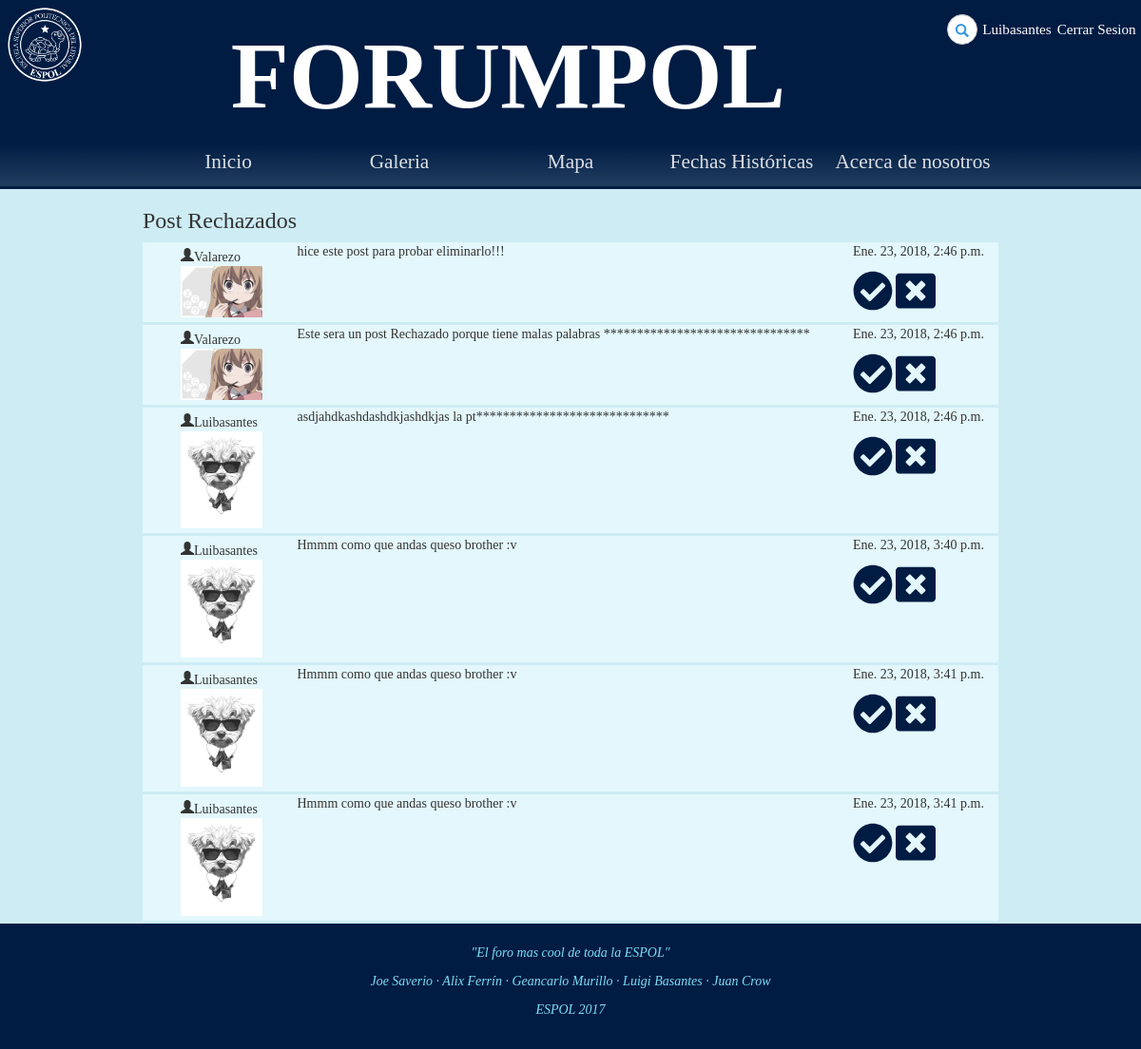
Before: /foro/anuncios/rechazados/ (signed in) with the older database file.
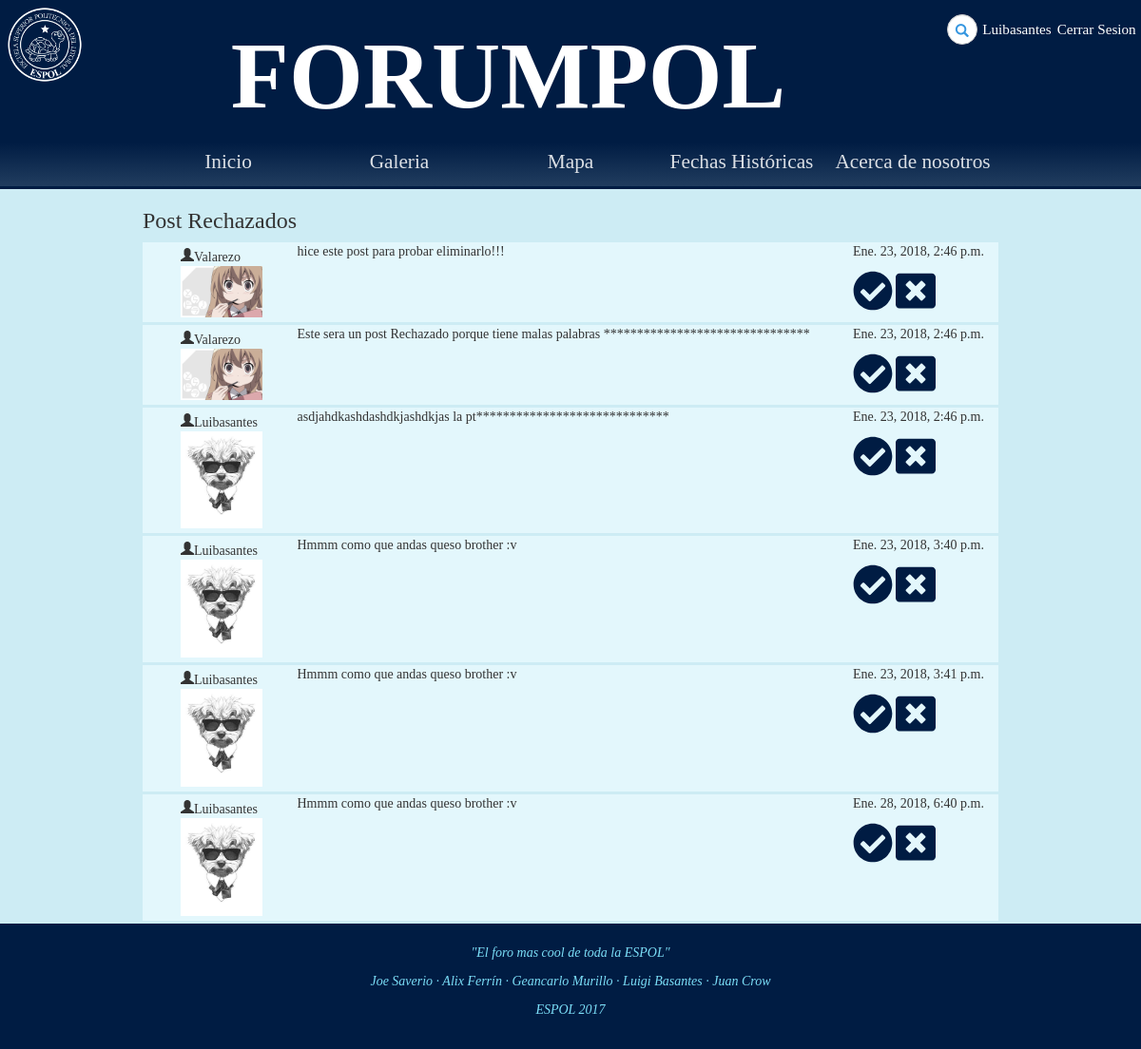
After: the same page with the newer database file.
### Foro/models.py (models this page shows, shortened)
class Post(models.Model):
	reply_to = models.ForeignKey('self',blank=True, null=True,on_delete=models.SET_NULL)
	content = models.TextField(max_length=500, default='')
	image = models.ImageField(upload_to=upload_location, blank=True,null=True)
	owner = models.ForeignKey(User,null=True,on_delete=models.SET_NULL)
	date = models.DateTimeField(auto_now=True)
	aprobado = models.NullBooleanField(default=None,null=True)

### accounts/models.py (models this page shows, shortened)
class UserProfile(models.Model):
	user = models.OneToOneField(User,on_delete=models.CASCADE)
	city = models.CharField(max_length=25, default='')
	website = models.URLField(default='')
	phone = models.IntegerField(default=0)
	image = models.ImageField(upload_to= upload_location, blank=True)
	moderador = models.BooleanField(default=False)

### Foro/views.py (the view)
# urls.py: url(r'anuncios/rechazados/$', login_required(views.rechazar_post), name='rechazar_post'),
def rechazar_post(request):
	username = request.user
	if not (username.userprofile.moderador or username.is_staff):
		return PermissionDenied
	posts = Post.objects.filter(aprobado=False)
	if len(posts) > 0:
		return render(request, "Foro/aprobar.html", {'usuario':username,'posts':posts, 'titulo':"Post Rechazados"})
	else:
		return render(request, "Foro/aprobar.html", {'usuario': username, 'titulo': "No hay Post Rechazados"})

### Foro/templates/Foro/aprobar.html (shortened to what this page needs)
{% extends 'Foro/base.html' %}
{% load static from staticfiles %}
{% block estilo %}<link rel="stylesheet" type="text/css" href="{% static 'css/hilo.css' %}">{% endblock %}
{% block body %}
    <div id="hilo" class="col-9">
        <h3 class="post-topic">{{ titulo }} </h3>
        {% for post in posts %}
            <div class="container-fluid rep">
                <div class="poster">
                    <div class="poster-info">
                        <span class="glyphicon glyphicon-user">{{post.owner.username}}</span>
                        {% if post.owner.userprofile.image %}
                            <a href="{{post.owner.userprofile.image.url}}"><img  src="{{post.owner.userprofile.image.url}}"  width=500 alt="ImagenResputa"></a>
                        {% endif %}
                    </div>
                </div>
                <div class="post-area">
                    <p>{{post.content}}</p>
                </div>
                <div class="post-num">
                    <p>{{post.date}}</p>
					<a id="{{ post.pk }}"  href="{% url 'foro:aprobado' post.id 1%}" role="button"><i class="fas fa-check-circle fa-3x icon" ></i></a>
					<a id="{{ post.pk }}"  href="{% url 'foro:aprobado' post.id 0%}" role="button"><i class="fas fa-window-close fa-3x icon"></i></a>
                </div>
            </div>
        {% endfor %}
    </div>
{% endblock %}

### Foro/templates/Foro/base.html (shortened to what this page needs)
<!DOCTYPE html>
<html>
	<head>
        {% load staticfiles %}
		<link rel="stylesheet" type="text/css" href="{% static 'css/bootstrap.css' %}">
		<link rel="stylesheet" type="text/css" href="{% static 'css/estilo.css' %}">
		{% block estilo %}{% endblock %}
	</head>
	<body>
		<div id="cabecera" class="col-12">
			<span class="logo col-1"><img class ="imagen" src="{% static 'images/espol.png' %}" alt="icono"></span>
			<h2 class = 'col-9'>FORUMPOL</h2>
			<div id="header-opts" class="col-4">
				<div id="buscar" class="col-6">
					<form action="search" class="search-form">
					    <div class="form-group has-feedback">
					        <input type="text" class="form-control" name="search" id="search" placeholder="Buscar...">
					        <span class="glyphicon glyphicon-search form-control-feedback"></span>
					    </div>
					</form>
				</div>
				<h4 class="col-3 user"><a href="{% url 'accounts:view_profile' user.id%}">{{ user }}</a></h4>
				<h4 class="col-3 log"><a href="{% url 'accounts:log_out' %}">Cerrar Sesion</a></h4>
			</div>
		</div>
		<nav id="navegation-bar" class="col-12">
			<ul id="menu">
				<li class="elemento-opcion"><a href="{% url 'foro:index' %}">Inicio</a></li>
				<li class="elemento-opcion"><a href="{% url 'foro:galeria' %}">Galeria</a></li>
				<li class="elemento-opcion"><a href="{% url 'foro:mapa' %}">Mapa</a></li>
				<li class="elemento-opcion"><a href="{% url 'foro:timeline' %}">Fechas Históricas</a></li>
				<li class="elemento-opcion"><a href="{% url 'foro:acerca_de' %}">Acerca de nosotros</a></li>
			</ul>
		</nav>
        {% block body %}
        {% endblock %}
		<footer>
			<p><i>"El foro mas cool de toda la ESPOL"</i></p>
			<p><i>Joe Saverio · Alix Ferrín · Geancarlo Murillo · Luigi Basantes · Juan Crow</i></p>
			<p><i>ESPOL 2017</i></p>
		</footer>
	</body>
</html>

### Foro/static/css/estilo.css (style rules this page uses)
* { box-sizing: border-box; font-family: "Libre Baskerville"; }
.col-1 { width: 8.33%; }
.col-3 { width: 25%; }
.col-4 { width: 33.33%; }
.col-6 { width: 50%; }
.col-9 { width: 75%; }
.col-12 { width: 100%; }
#cabecera { background-color: #001C43; margin: 0px; overflow: hidden; display: flex; padding: 5px; }
#cabecera h4 a { font-family: "Libre Baskerville"; }
body { top: -20px; bottom: -20px; background-color: white; background-size:cover; height: 100%; background-color: rgb(205, 236, 244); font-family: "Libre Baskerville"; }
#cabecera h2 { margin-top: 20px; font-size: 100px; color: white; text-align: center; font-weight: bold; font-family: "Libre Baskerville"; padding-left: 120px; }
#cabecera img { width: 100%; }
.user, .log { text-align: center; }
#menu { margin: 0; padding: 0; list-style: none; }
nav#navegation-bar { background: linear-gradient(#001C43, #213D5F); text-align: center; border-bottom-style: solid; border-bottom-color: #001C43; }
ul#menu { display: inline-block; width: 75%; }
ul li.elemento-opcion { padding: 0; margin: 0; float: left; width: 20%; height: 40px; text-align: center; line-height: 40px; font-size: 20px; }
ul li.elemento-opcion a { text-decoration: none; color: white; display: block; opacity: 0.85; font-size: 1.065em; }
footer { background-color: #001C43; color: #7bdef7; padding: 1.5em; text-align: center; position: re; width: 100%; }
#buscar { padding-top: 10px; }
.form-group { margin-bottom: 0; }
.search-form .form-group { float: right !important; transition: all 0.35s, border-radius 0s; width: 32px; height: 32px; background-color: #fff; box-shadow: 0 1px 1px rgba(0, 0, 0, 0.075) inset; border-radius: 25px; border: 1px solid #ccc; }
.search-form .form-group input.form-control { padding-right: 20px; border: 0 none; background: transparent; box-shadow: none; display:block; }
.search-form .form-group span.form-control-feedback { position: absolute; top: -1px; right: -2px; z-index: 2; display: block; width: 34px; height: 34px; line-height: 34px; text-align: center; color: #3596e0; left: initial; font-size: 14px; }
#header-opts h4 { padding-top: 5px; color: white; }
#header-opts { display: flex; }
#header-opts h4 { padding-left: 15px; padding-left: 0px; font-size: 19px; }
#header-opts a { color: white; font-family: "Verdana"; font-size: 0.8em; }

### Foro/static/css/hilo.css (style rules this page uses)
#hilo { margin: 0 auto; }
.poster { width: 15%; }
.post-area { overflow: hidden; flex-grow: 1; }
.poster-info img { width: 85%; }
.rep div[class="poster"] { padding: 5px; }
.rep { padding-left: 35px; background-color: #E3F7FC; margin: 3px auto; display: flex; }
.rep .poster-info img { width: 73%; }
.fa-check-circle { color: #001c43; }
.fa-window-close { color: #001c43; }

Changed rows visible on the page:
changed Post: date "Ene. 23, 2018, 3:41 p.m." → "Ene. 28, 2018, 6:40 p.m."
